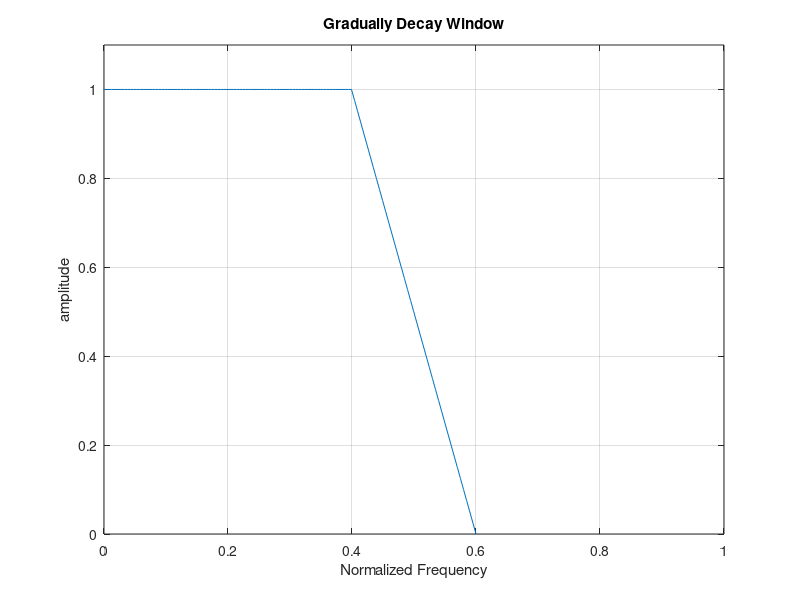
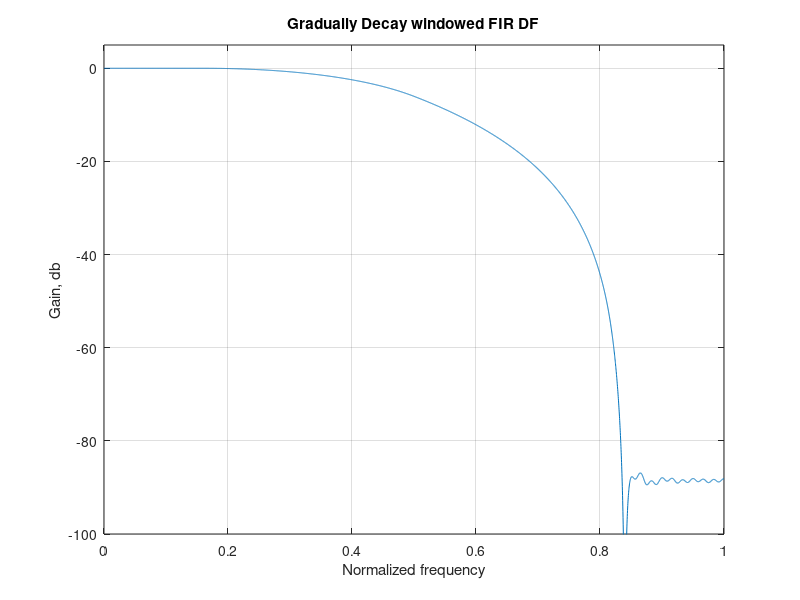

Reproduce these figures in MATLAB, in order.
% filter specification
wp=0.4*pi; ws=0.6*pi; Ap=0.5; As=55;

% gradually decaying window design
Lt = 40; Lp = 4*Lt; M=Lt*2+Lp;
W = ones(1,M);
W(1:Lt)=(0:1:Lt-1)/Lt; 
W(Lt+Lp+1:Lt*2+Lp)=fliplr(W(1:Lt));

% build the Blackman windowed DF
w = abs(ifftshift(ifft(W)));
w = (w-min(w))/(max(w)-min(w));
alpha=M/2; k=0:M-1; wc=(wp+ws)/2;
hd = (wc/pi)*sinc((wc/pi)*(k-alpha));
h = hd.*w;

% plot the figures
figure(1);
omegaW = linspace(-ws,ws,M);
plot(omegaW/pi,W);axis([0 1 0 1.1]);grid on;
xlabel('Normalized Frequency');ylabel("amplitude");
title('Gradually Decay Window');
figure(2)
omega = linspace(0,pi,5000);
mag = freqz(h,[1],omega);
mag = abs(mag);
magnorm = (mag-min(mag))/(max(mag)-min(mag));
magdb = 20*log10(magnorm);
plot(omega/pi,magdb);axis([0 1 -100 5]);grid on;
title('Gradually Decay windowed FIR DF');
xlabel('Normalized frequency');ylabel('Gain, db');
hold on;
